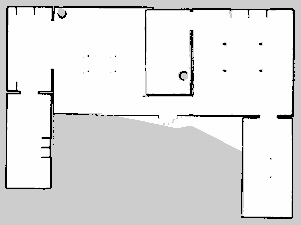
#> input picture workspace/wavefront/map.pgm, 301 x 225 px
$ python mapa.py
#> lines starting #> are read from the running program, lines starting #| are printed output that depends on the picture; after the words box and inside, x2 and y2 are one past the last pixel; in counts of white or black regions, pixels touching at a corner belong together
# pip install pathfinding
from pathfinding.core.diagonal_movement import DiagonalMovement
from pathfinding.core.grid import Grid
from pathfinding.finder.a_star import AStarFinder
from matplotlib import pyplot as plt

pgmf = open('map.pgm', 'rb')
matrix = plt.imread(pgmf)
#> matrix is the input picture: shape (225, 301); min 0, max 254, mean 224.9
print (matrix)
#> (printed output is left out)

matrix = 1.0 * (matrix > 250)
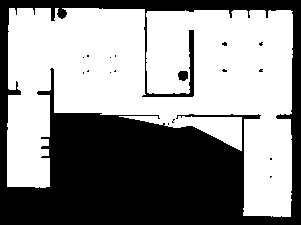
#> matrix: shape (225, 301) float64; values 0 (black) and 1 (white), 56.1% white; 18 black regions (16 under 20 px), largest, box (x1, y1, x2, y2) and area: (0, 0, 301, 225) 29575, (178, 71, 188, 81) 84
plt.imshow(matrix, interpolation='nearest', cmap='gray')
plt.show()
